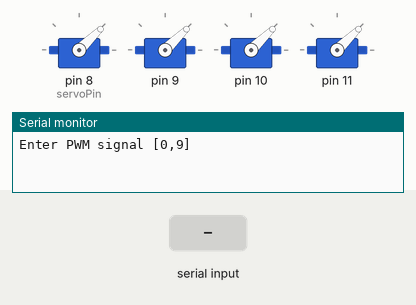
Recording of a program running on a simulated Arduino Uno, built with avr-gcc and run on an emulated ATmega328P. Parts: 4 × servo, the last lines printed to the serial monitor. Inputs (shaded band) come from the test bench.

Above: at 8.2 s.
8.3 s: "5\n" received over Serial
At 8.7 s:
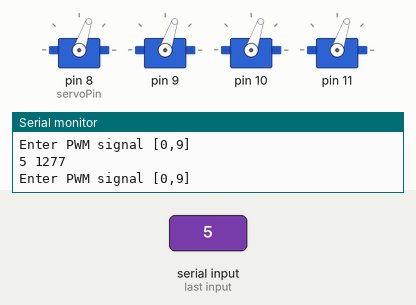
10.8 s: "90,45\n" received over Serial
Timing chart, 0 to 13.8 s (numbered marks = the images above; inputs shaded):
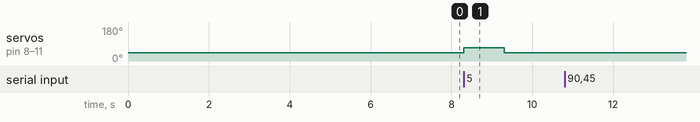

Measured:
- after the input at 8.3 s, servo on pin 8 (servoPin), servo on pin 9–11: 44° → 71° at once, → 44° 1.0 s later

The program:

main.cpp
```cpp
#include <Arduino.h>
#include <Servo.h>

byte servoPin = 8;
const int nbMotor = 4;
Servo servo[nbMotor];

void setup()
{
    Serial.begin(9600);
    for (int i=0; i < nbMotor; i++) {
        servo[i].attach(servoPin+i);
        servo[i].writeMicroseconds(1000);
    }

    delay(7000);
}

void loop()
{

    Serial.println("Enter PWM signal [0,9]");
    while (Serial.available() == 0){
    }

    int key = Serial.parseInt();
    int val = map(key, 0, 9, 1000, 1500);
    Serial.print(key);
    Serial.print(" ");
    Serial.println(val);

    if (val < 1000 || val > 1652)
    {
        Serial.println("not valid");
        val = 1000;
    }

    for (int i=0; i < nbMotor; i++) {
        servo[i].writeMicroseconds(val);
    }
}
```
